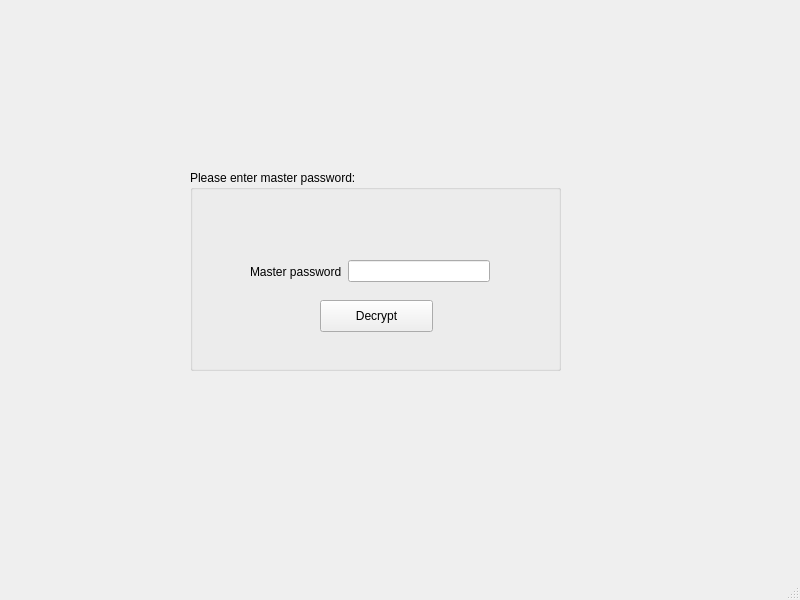
<?xml version="1.0" encoding="UTF-8"?>
<ui version="4.0">
 <class>LoginWindow</class>
 <widget class="QMainWindow" name="LoginWindow">
  <property name="geometry">
   <rect>
    <x>0</x>
    <y>0</y>
    <width>800</width>
    <height>600</height>
   </rect>
  </property>
  <property name="windowTitle">
   <string>Decrypt Base</string>
  </property>
  <widget class="QWidget" name="centralwidget">
   <widget class="QGroupBox" name="groupBox">
    <property name="geometry">
     <rect>
      <x>190</x>
      <y>170</y>
      <width>371</width>
      <height>201</height>
     </rect>
    </property>
    <property name="title">
     <string>Please enter master password:</string>
    </property>
    <widget class="QPushButton" name="DecryptButton">
     <property name="geometry">
      <rect>
       <x>130</x>
       <y>130</y>
       <width>113</width>
       <height>32</height>
      </rect>
     </property>
     <property name="text">
      <string>Decrypt</string>
     </property>
    </widget>
    <widget class="QWidget" name="layoutWidget">
     <property name="geometry">
      <rect>
       <x>60</x>
       <y>90</y>
       <width>240</width>
       <height>23</height>
      </rect>
     </property>
     <layout class="QHBoxLayout" name="horizontalLayout">
      <item>
       <widget class="QLabel" name="label">
        <property name="text">
         <string>Master password</string>
        </property>
       </widget>
      </item>
      <item>
       <widget class="QLineEdit" name="masterPass">
        <property name="maxLength">
         <number>15</number>
        </property>
       </widget>
      </item>
     </layout>
    </widget>
   </widget>
  </widget>
  <widget class="QMenuBar" name="menubar">
   <property name="geometry">
    <rect>
     <x>0</x>
     <y>0</y>
     <width>800</width>
     <height>22</height>
    </rect>
   </property>
  </widget>
  <widget class="QStatusBar" name="statusbar"/>
 </widget>
 <resources/>
 <connections/>
</ui>
